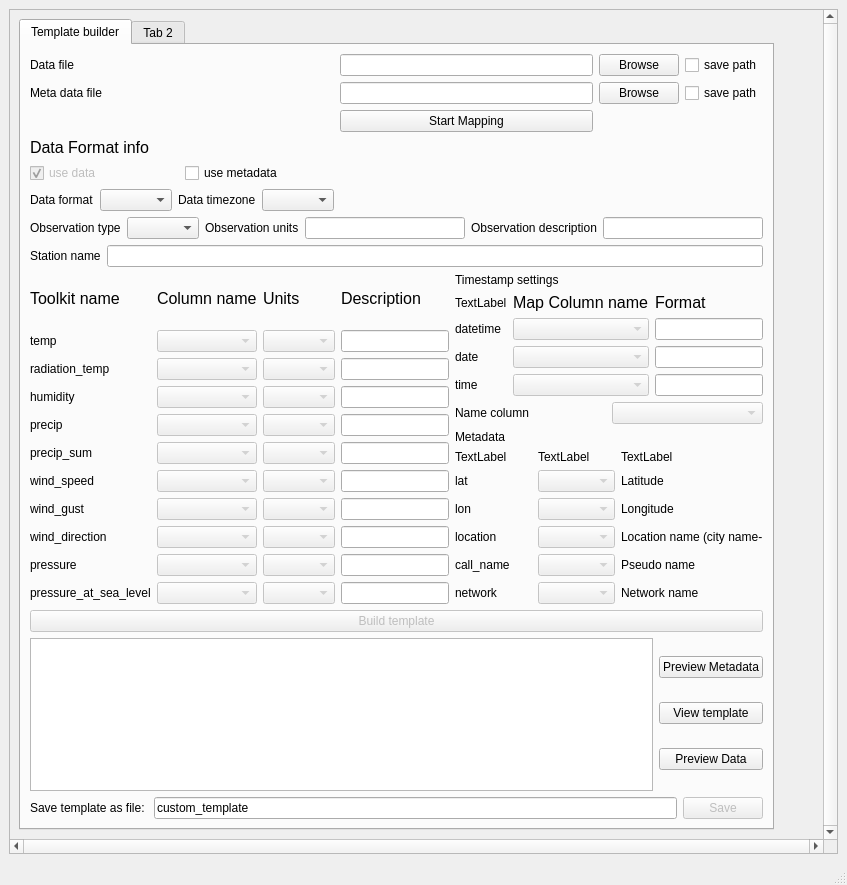
<?xml version="1.0" encoding="UTF-8"?>
<ui version="4.0">
 <class>MainWindow</class>
 <widget class="QMainWindow" name="MainWindow">
  <property name="geometry">
   <rect>
    <x>0</x>
    <y>0</y>
    <width>847</width>
    <height>885</height>
   </rect>
  </property>
  <property name="minimumSize">
   <size>
    <width>700</width>
    <height>500</height>
   </size>
  </property>
  <property name="windowTitle">
   <string>Metobs GUI</string>
  </property>
  <property name="windowOpacity">
   <double>-1.000000000000000</double>
  </property>
  <widget class="QWidget" name="centralwidget">
   <layout class="QHBoxLayout" name="horizontalLayout">
    <item>
     <widget class="QScrollArea" name="scrollArea">
      <property name="verticalScrollBarPolicy">
       <enum>Qt::ScrollBarAlwaysOn</enum>
      </property>
      <property name="horizontalScrollBarPolicy">
       <enum>Qt::ScrollBarAlwaysOn</enum>
      </property>
      <property name="widgetResizable">
       <bool>true</bool>
      </property>
      <widget class="QWidget" name="scrollAreaWidgetContents">
       <property name="geometry">
        <rect>
         <x>0</x>
         <y>0</y>
         <width>813</width>
         <height>881</height>
        </rect>
       </property>
       <layout class="QFormLayout" name="formLayout">
        <item row="0" column="0">
         <widget class="QTabWidget" name="tabWidget">
          <property name="currentIndex">
           <number>0</number>
          </property>
          <widget class="QWidget" name="tab">
           <attribute name="title">
            <string>Template builder</string>
           </attribute>
           <layout class="QGridLayout" name="gridLayout">
            <item row="1" column="3">
             <widget class="QCheckBox" name="save_metadata_path">
              <property name="text">
               <string>save path</string>
              </property>
             </widget>
            </item>
            <item row="6" column="0" colspan="4">
             <layout class="QHBoxLayout" name="horizontalLayout_4">
              <item>
               <widget class="QLabel" name="label_50">
                <property name="text">
                 <string>Observation type</string>
                </property>
               </widget>
              </item>
              <item>
               <widget class="QComboBox" name="wide_obs_type"/>
              </item>
              <item>
               <widget class="QLabel" name="label_51">
                <property name="text">
                 <string>Observation units</string>
                </property>
               </widget>
              </item>
              <item>
               <widget class="QLineEdit" name="wide_obs_units">
                <property name="enabled">
                 <bool>true</bool>
                </property>
               </widget>
              </item>
              <item>
               <widget class="QLabel" name="label_52">
                <property name="text">
                 <string>Observation description</string>
                </property>
               </widget>
              </item>
              <item>
               <widget class="QLineEdit" name="wide_obs_desc">
                <property name="enabled">
                 <bool>true</bool>
                </property>
               </widget>
              </item>
             </layout>
            </item>
            <item row="5" column="0">
             <layout class="QHBoxLayout" name="horizontalLayout_2">
              <item>
               <widget class="QLabel" name="label_49">
                <property name="text">
                 <string>Data format</string>
                </property>
               </widget>
              </item>
              <item>
               <widget class="QComboBox" name="browse_format"/>
              </item>
              <item>
               <widget class="QLabel" name="label_54">
                <property name="maximumSize">
                 <size>
                  <width>342</width>
                  <height>16777215</height>
                 </size>
                </property>
                <property name="text">
                 <string>Data timezone</string>
                </property>
               </widget>
              </item>
              <item>
               <widget class="QComboBox" name="timezone_spinner"/>
              </item>
             </layout>
            </item>
            <item row="3" column="0">
             <widget class="QLabel" name="label_48">
              <property name="font">
               <font>
                <pointsize>12</pointsize>
               </font>
              </property>
              <property name="text">
               <string>Data Format info</string>
              </property>
             </widget>
            </item>
            <item row="2" column="1">
             <widget class="QPushButton" name="start_mapping_B">
              <property name="text">
               <string>Start Mapping</string>
              </property>
             </widget>
            </item>
            <item row="0" column="1">
             <widget class="QLineEdit" name="data_file_T"/>
            </item>
            <item row="1" column="1">
             <widget class="QLineEdit" name="metadata_file_T"/>
            </item>
            <item row="0" column="2">
             <widget class="QPushButton" name="Browse_data_B">
              <property name="text">
               <string>Browse</string>
              </property>
             </widget>
            </item>
            <item row="0" column="3">
             <widget class="QCheckBox" name="save_data_path">
              <property name="text">
               <string>save path</string>
              </property>
             </widget>
            </item>
            <item row="1" column="0">
             <widget class="QLabel" name="label_2">
              <property name="text">
               <string>Meta data file</string>
              </property>
             </widget>
            </item>
            <item row="7" column="0" colspan="4">
             <layout class="QHBoxLayout" name="horizontalLayout_5">
              <item>
               <widget class="QLabel" name="label_53">
                <property name="text">
                 <string>Station name</string>
                </property>
               </widget>
              </item>
              <item>
               <widget class="QLineEdit" name="stationname">
                <property name="enabled">
                 <bool>true</bool>
                </property>
               </widget>
              </item>
             </layout>
            </item>
            <item row="10" column="0" colspan="4">
             <layout class="QHBoxLayout" name="horizontalLayout_9">
              <item>
               <layout class="QVBoxLayout" name="verticalLayout_12">
                <item>
                 <widget class="QPushButton" name="build_B">
                  <property name="enabled">
                   <bool>false</bool>
                  </property>
                  <property name="text">
                   <string>Build template</string>
                  </property>
                 </widget>
                </item>
                <item>
                 <layout class="QHBoxLayout" name="horizontalLayout_12">
                  <item>
                   <widget class="QTableView" name="table"/>
                  </item>
                  <item>
                   <layout class="QVBoxLayout" name="verticalLayout_13">
                    <item>
                     <widget class="QPushButton" name="preview_metadata">
                      <property name="text">
                       <string>Preview Metadata</string>
                      </property>
                     </widget>
                    </item>
                    <item>
                     <widget class="QPushButton" name="view_template">
                      <property name="text">
                       <string>View template</string>
                      </property>
                     </widget>
                    </item>
                    <item>
                     <widget class="QPushButton" name="preview_data">
                      <property name="text">
                       <string>Preview Data</string>
                      </property>
                     </widget>
                    </item>
                   </layout>
                  </item>
                 </layout>
                </item>
                <item>
                 <layout class="QHBoxLayout" name="horizontalLayout_13">
                  <item>
                   <widget class="QLabel" name="label_36">
                    <property name="text">
                     <string>Save template as file: </string>
                    </property>
                   </widget>
                  </item>
                  <item>
                   <widget class="QLineEdit" name="templatename">
                    <property name="text">
                     <string>custom_template</string>
                    </property>
                   </widget>
                  </item>
                  <item>
                   <widget class="QPushButton" name="save_template">
                    <property name="enabled">
                     <bool>false</bool>
                    </property>
                    <property name="text">
                     <string>Save</string>
                    </property>
                   </widget>
                  </item>
                 </layout>
                </item>
               </layout>
              </item>
             </layout>
            </item>
            <item row="1" column="2">
             <widget class="QPushButton" name="Browse_metadata_B">
              <property name="text">
               <string>Browse</string>
              </property>
             </widget>
            </item>
            <item row="4" column="0">
             <layout class="QHBoxLayout" name="horizontalLayout_3">
              <item>
               <widget class="QCheckBox" name="checkBox">
                <property name="enabled">
                 <bool>false</bool>
                </property>
                <property name="text">
                 <string>use data</string>
                </property>
                <property name="checkable">
                 <bool>true</bool>
                </property>
                <property name="checked">
                 <bool>true</bool>
                </property>
                <property name="autoExclusive">
                 <bool>false</bool>
                </property>
               </widget>
              </item>
              <item>
               <widget class="QCheckBox" name="use_metadata">
                <property name="text">
                 <string>use metadata</string>
                </property>
               </widget>
              </item>
             </layout>
            </item>
            <item row="0" column="0">
             <widget class="QLabel" name="label">
              <property name="text">
               <string>Data file</string>
              </property>
             </widget>
            </item>
            <item row="8" column="0" colspan="4">
             <layout class="QVBoxLayout" name="verticalLayout_6">
              <item>
               <layout class="QHBoxLayout" name="horizontalLayout_8">
                <item>
                 <layout class="QGridLayout" name="gridLayout_6">
                  <item row="8" column="3">
                   <widget class="QLineEdit" name="dir_desc_T">
                    <property name="enabled">
                     <bool>true</bool>
                    </property>
                   </widget>
                  </item>
                  <item row="6" column="2">
                   <widget class="QComboBox" name="wind_units_CB">
                    <property name="enabled">
                     <bool>false</bool>
                    </property>
                   </widget>
                  </item>
                  <item row="4" column="2">
                   <widget class="QComboBox" name="pre_units_CB">
                    <property name="enabled">
                     <bool>false</bool>
                    </property>
                   </widget>
                  </item>
                  <item row="0" column="1">
                   <widget class="QLabel" name="label_5">
                    <property name="font">
                     <font>
                      <pointsize>12</pointsize>
                     </font>
                    </property>
                    <property name="text">
                     <string>Column name</string>
                    </property>
                   </widget>
                  </item>
                  <item row="9" column="1">
                   <widget class="QComboBox" name="p_col_CB">
                    <property name="enabled">
                     <bool>false</bool>
                    </property>
                   </widget>
                  </item>
                  <item row="1" column="3">
                   <widget class="QLineEdit" name="temp_desc_T">
                    <property name="enabled">
                     <bool>true</bool>
                    </property>
                   </widget>
                  </item>
                  <item row="3" column="2">
                   <widget class="QComboBox" name="hum_units_CB">
                    <property name="enabled">
                     <bool>false</bool>
                    </property>
                   </widget>
                  </item>
                  <item row="1" column="1">
                   <widget class="QComboBox" name="temp_col_CB">
                    <property name="enabled">
                     <bool>false</bool>
                    </property>
                   </widget>
                  </item>
                  <item row="4" column="1">
                   <widget class="QComboBox" name="pre_col_CB">
                    <property name="enabled">
                     <bool>false</bool>
                    </property>
                   </widget>
                  </item>
                  <item row="9" column="2">
                   <widget class="QComboBox" name="p_units_CB">
                    <property name="enabled">
                     <bool>false</bool>
                    </property>
                   </widget>
                  </item>
                  <item row="8" column="0">
                   <widget class="QLabel" name="label_14">
                    <property name="text">
                     <string>wind_direction</string>
                    </property>
                   </widget>
                  </item>
                  <item row="0" column="3">
                   <widget class="QLabel" name="label_7">
                    <property name="font">
                     <font>
                      <pointsize>12</pointsize>
                     </font>
                    </property>
                    <property name="text">
                     <string>Description</string>
                    </property>
                   </widget>
                  </item>
                  <item row="3" column="0">
                   <widget class="QLabel" name="label_9">
                    <property name="text">
                     <string>humidity</string>
                    </property>
                   </widget>
                  </item>
                  <item row="1" column="2">
                   <widget class="QComboBox" name="temp_units_CB">
                    <property name="enabled">
                     <bool>false</bool>
                    </property>
                   </widget>
                  </item>
                  <item row="3" column="3">
                   <widget class="QLineEdit" name="hum_desc_T">
                    <property name="enabled">
                     <bool>true</bool>
                    </property>
                   </widget>
                  </item>
                  <item row="5" column="1">
                   <widget class="QComboBox" name="pre_s_col_CB">
                    <property name="enabled">
                     <bool>false</bool>
                    </property>
                   </widget>
                  </item>
                  <item row="2" column="0">
                   <widget class="QLabel" name="label_8">
                    <property name="text">
                     <string>radiation_temp</string>
                    </property>
                   </widget>
                  </item>
                  <item row="2" column="3">
                   <widget class="QLineEdit" name="radtemp_desc_T">
                    <property name="enabled">
                     <bool>true</bool>
                    </property>
                   </widget>
                  </item>
                  <item row="0" column="0">
                   <widget class="QLabel" name="label_17">
                    <property name="font">
                     <font>
                      <pointsize>12</pointsize>
                     </font>
                    </property>
                    <property name="text">
                     <string>Toolkit name</string>
                    </property>
                   </widget>
                  </item>
                  <item row="6" column="1">
                   <widget class="QComboBox" name="wind_col_CB">
                    <property name="enabled">
                     <bool>false</bool>
                    </property>
                   </widget>
                  </item>
                  <item row="7" column="2">
                   <widget class="QComboBox" name="gust_units_CB">
                    <property name="enabled">
                     <bool>false</bool>
                    </property>
                   </widget>
                  </item>
                  <item row="4" column="0">
                   <widget class="QLabel" name="label_10">
                    <property name="text">
                     <string>precip</string>
                    </property>
                   </widget>
                  </item>
                  <item row="7" column="3">
                   <widget class="QLineEdit" name="gust_desc_T">
                    <property name="enabled">
                     <bool>true</bool>
                    </property>
                   </widget>
                  </item>
                  <item row="7" column="1">
                   <widget class="QComboBox" name="gust_col_CB">
                    <property name="enabled">
                     <bool>false</bool>
                    </property>
                   </widget>
                  </item>
                  <item row="1" column="0">
                   <widget class="QLabel" name="label_3">
                    <property name="text">
                     <string>temp</string>
                    </property>
                   </widget>
                  </item>
                  <item row="6" column="3">
                   <widget class="QLineEdit" name="wind_desc_T">
                    <property name="enabled">
                     <bool>true</bool>
                    </property>
                   </widget>
                  </item>
                  <item row="9" column="3">
                   <widget class="QLineEdit" name="p_desc_T">
                    <property name="enabled">
                     <bool>true</bool>
                    </property>
                   </widget>
                  </item>
                  <item row="3" column="1">
                   <widget class="QComboBox" name="hum_col_CB">
                    <property name="enabled">
                     <bool>false</bool>
                    </property>
                   </widget>
                  </item>
                  <item row="6" column="0">
                   <widget class="QLabel" name="label_12">
                    <property name="text">
                     <string>wind_speed</string>
                    </property>
                   </widget>
                  </item>
                  <item row="5" column="3">
                   <widget class="QLineEdit" name="pre_s_desc_T">
                    <property name="enabled">
                     <bool>true</bool>
                    </property>
                   </widget>
                  </item>
                  <item row="2" column="1">
                   <widget class="QComboBox" name="radtemp_col_CB">
                    <property name="enabled">
                     <bool>false</bool>
                    </property>
                   </widget>
                  </item>
                  <item row="0" column="2">
                   <widget class="QLabel" name="label_6">
                    <property name="font">
                     <font>
                      <pointsize>12</pointsize>
                     </font>
                    </property>
                    <property name="text">
                     <string>Units</string>
                    </property>
                   </widget>
                  </item>
                  <item row="4" column="3">
                   <widget class="QLineEdit" name="pre_desc_T">
                    <property name="enabled">
                     <bool>true</bool>
                    </property>
                   </widget>
                  </item>
                  <item row="9" column="0">
                   <widget class="QLabel" name="label_15">
                    <property name="text">
                     <string>pressure</string>
                    </property>
                   </widget>
                  </item>
                  <item row="5" column="0">
                   <widget class="QLabel" name="label_11">
                    <property name="text">
                     <string>precip_sum</string>
                    </property>
                   </widget>
                  </item>
                  <item row="5" column="2">
                   <widget class="QComboBox" name="pre_s_units_CB">
                    <property name="enabled">
                     <bool>false</bool>
                    </property>
                   </widget>
                  </item>
                  <item row="8" column="1">
                   <widget class="QComboBox" name="dir_col_CB">
                    <property name="enabled">
                     <bool>false</bool>
                    </property>
                   </widget>
                  </item>
                  <item row="2" column="2">
                   <widget class="QComboBox" name="radtemp_units_CB">
                    <property name="enabled">
                     <bool>false</bool>
                    </property>
                   </widget>
                  </item>
                  <item row="7" column="0">
                   <widget class="QLabel" name="label_13">
                    <property name="text">
                     <string>wind_gust</string>
                    </property>
                   </widget>
                  </item>
                  <item row="8" column="2">
                   <widget class="QComboBox" name="dir_units_CB">
                    <property name="enabled">
                     <bool>false</bool>
                    </property>
                   </widget>
                  </item>
                  <item row="10" column="0">
                   <widget class="QLabel" name="label_16">
                    <property name="text">
                     <string>pressure_at_sea_level</string>
                    </property>
                   </widget>
                  </item>
                  <item row="10" column="1">
                   <widget class="QComboBox" name="psea_col_CB">
                    <property name="enabled">
                     <bool>false</bool>
                    </property>
                   </widget>
                  </item>
                  <item row="10" column="2">
                   <widget class="QComboBox" name="psea_units_CB">
                    <property name="enabled">
                     <bool>false</bool>
                    </property>
                   </widget>
                  </item>
                  <item row="10" column="3">
                   <widget class="QLineEdit" name="psea_desc_T">
                    <property name="enabled">
                     <bool>true</bool>
                    </property>
                   </widget>
                  </item>
                 </layout>
                </item>
                <item>
                 <layout class="QVBoxLayout" name="verticalLayout_4">
                  <item>
                   <widget class="QLabel" name="label_4">
                    <property name="text">
                     <string>Timestamp settings</string>
                    </property>
                   </widget>
                  </item>
                  <item>
                   <layout class="QGridLayout" name="gridLayout_5">
                    <item row="0" column="1">
                     <widget class="QLabel" name="label_19">
                      <property name="font">
                       <font>
                        <pointsize>12</pointsize>
                       </font>
                      </property>
                      <property name="text">
                       <string>Map Column name</string>
                      </property>
                     </widget>
                    </item>
                    <item row="0" column="2">
                     <widget class="QLabel" name="label_20">
                      <property name="font">
                       <font>
                        <pointsize>12</pointsize>
                       </font>
                      </property>
                      <property name="text">
                       <string>Format</string>
                      </property>
                     </widget>
                    </item>
                    <item row="2" column="1">
                     <widget class="QComboBox" name="date_col_CB">
                      <property name="enabled">
                       <bool>false</bool>
                      </property>
                     </widget>
                    </item>
                    <item row="2" column="0">
                     <widget class="QLabel" name="label_24">
                      <property name="text">
                       <string>date</string>
                      </property>
                     </widget>
                    </item>
                    <item row="1" column="2">
                     <widget class="QLineEdit" name="datetime_fmt_T">
                      <property name="enabled">
                       <bool>true</bool>
                      </property>
                     </widget>
                    </item>
                    <item row="2" column="2">
                     <widget class="QLineEdit" name="date_fmt_T">
                      <property name="enabled">
                       <bool>true</bool>
                      </property>
                     </widget>
                    </item>
                    <item row="0" column="0">
                     <widget class="QLabel" name="label_26">
                      <property name="text">
                       <string>TextLabel</string>
                      </property>
                     </widget>
                    </item>
                    <item row="1" column="1">
                     <widget class="QComboBox" name="datetime_col_CB">
                      <property name="enabled">
                       <bool>false</bool>
                      </property>
                     </widget>
                    </item>
                    <item row="1" column="0">
                     <widget class="QLabel" name="label_22">
                      <property name="text">
                       <string>datetime</string>
                      </property>
                     </widget>
                    </item>
                    <item row="3" column="0">
                     <widget class="QLabel" name="label_23">
                      <property name="text">
                       <string>time</string>
                      </property>
                     </widget>
                    </item>
                    <item row="3" column="1">
                     <widget class="QComboBox" name="time_col_CB">
                      <property name="enabled">
                       <bool>false</bool>
                      </property>
                     </widget>
                    </item>
                    <item row="3" column="2">
                     <widget class="QLineEdit" name="time_fmt_T">
                      <property name="enabled">
                       <bool>true</bool>
                      </property>
                     </widget>
                    </item>
                   </layout>
                  </item>
                  <item>
                   <layout class="QHBoxLayout" name="horizontalLayout_6">
                    <item>
                     <widget class="QLabel" name="label_21">
                      <property name="text">
                       <string>Name column</string>
                      </property>
                     </widget>
                    </item>
                    <item>
                     <widget class="QComboBox" name="name_col_CB">
                      <property name="enabled">
                       <bool>false</bool>
                      </property>
                     </widget>
                    </item>
                   </layout>
                  </item>
                  <item>
                   <widget class="QLabel" name="label_25">
                    <property name="text">
                     <string>Metadata</string>
                    </property>
                   </widget>
                  </item>
                  <item>
                   <layout class="QGridLayout" name="gridLayout_7">
                    <item row="2" column="1">
                     <widget class="QComboBox" name="lon_col_CB">
                      <property name="enabled">
                       <bool>false</bool>
                      </property>
                     </widget>
                    </item>
                    <item row="3" column="0">
                     <widget class="QLabel" name="label_35">
                      <property name="text">
                       <string>location</string>
                      </property>
                     </widget>
                    </item>
                    <item row="4" column="0">
                     <widget class="QLabel" name="label_30">
                      <property name="text">
                       <string>call_name</string>
                      </property>
                     </widget>
                    </item>
                    <item row="4" column="2">
                     <widget class="QLabel" name="label_38">
                      <property name="text">
                       <string>Pseudo name</string>
                      </property>
                     </widget>
                    </item>
                    <item row="0" column="1">
                     <widget class="QLabel" name="label_27">
                      <property name="text">
                       <string>TextLabel</string>
                      </property>
                     </widget>
                    </item>
                    <item row="0" column="2">
                     <widget class="QLabel" name="label_28">
                      <property name="text">
                       <string>TextLabel</string>
                      </property>
                     </widget>
                    </item>
                    <item row="3" column="1">
                     <widget class="QComboBox" name="loc_col_CB">
                      <property name="enabled">
                       <bool>false</bool>
                      </property>
                     </widget>
                    </item>
                    <item row="1" column="1">
                     <widget class="QComboBox" name="lat_col_CB">
                      <property name="enabled">
                       <bool>false</bool>
                      </property>
                     </widget>
                    </item>
                    <item row="3" column="2">
                     <widget class="QLabel" name="label_34">
                      <property name="text">
                       <string>Location name (city name-</string>
                      </property>
                     </widget>
                    </item>
                    <item row="0" column="0">
                     <widget class="QLabel" name="label_18">
                      <property name="text">
                       <string>TextLabel</string>
                      </property>
                     </widget>
                    </item>
                    <item row="4" column="1">
                     <widget class="QComboBox" name="call_col_CB">
                      <property name="enabled">
                       <bool>false</bool>
                      </property>
                     </widget>
                    </item>
                    <item row="1" column="0">
                     <widget class="QLabel" name="label_55">
                      <property name="text">
                       <string>lat</string>
                      </property>
                     </widget>
                    </item>
                    <item row="2" column="2">
                     <widget class="QLabel" name="label_32">
                      <property name="text">
                       <string>Longitude</string>
                      </property>
                     </widget>
                    </item>
                    <item row="2" column="0">
                     <widget class="QLabel" name="label_29">
                      <property name="text">
                       <string>lon</string>
                      </property>
                     </widget>
                    </item>
                    <item row="5" column="0">
                     <widget class="QLabel" name="label_31">
                      <property name="text">
                       <string>network</string>
                      </property>
                     </widget>
                    </item>
                    <item row="5" column="1">
                     <widget class="QComboBox" name="network_col_CB">
                      <property name="enabled">
                       <bool>false</bool>
                      </property>
                     </widget>
                    </item>
                    <item row="5" column="2">
                     <widget class="QLabel" name="label_39">
                      <property name="text">
                       <string>Network name</string>
                      </property>
                     </widget>
                    </item>
                    <item row="1" column="2">
                     <widget class="QLabel" name="label_33">
                      <property name="text">
                       <string>Latitude</string>
                      </property>
                     </widget>
                    </item>
                   </layout>
                  </item>
                 </layout>
                </item>
               </layout>
              </item>
             </layout>
            </item>
           </layout>
          </widget>
          <widget class="QWidget" name="tab_2">
           <attribute name="title">
            <string>Tab 2</string>
           </attribute>
          </widget>
         </widget>
        </item>
       </layout>
      </widget>
     </widget>
    </item>
   </layout>
  </widget>
  <widget class="QMenuBar" name="menubar">
   <property name="geometry">
    <rect>
     <x>0</x>
     <y>0</y>
     <width>847</width>
     <height>22</height>
    </rect>
   </property>
  </widget>
  <widget class="QStatusBar" name="statusbar"/>
 </widget>
 <resources/>
 <connections/>
</ui>
